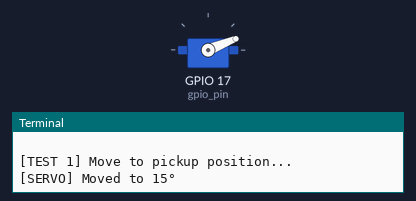
A program run on a simulated Raspberry Pi (BCM pin numbers). Parts: servo, the last lines printed to the terminal. Servo angles are drawn from the pulse width (0.5 ms = 0°, 2.5 ms = 180°). At 35.4 s the program stops and its outputs stay as they are.

Above: at 0.8 s.
At 11.5 s:
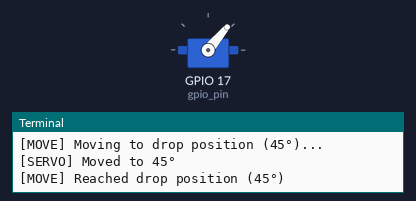
At 21.2 s:
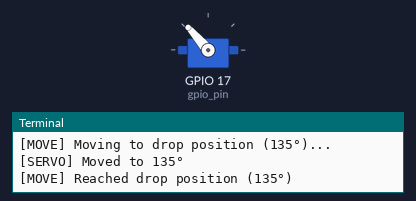
At 35.4 s:
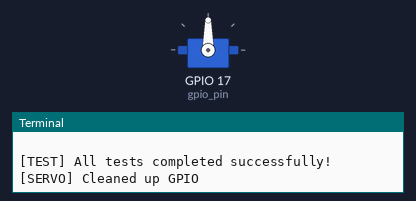
Timing chart, 0 to 36.9 s (numbered marks = the images above):
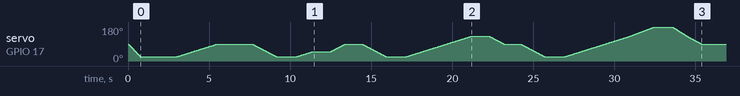

The program:

servo_controller.py
```python
import RPi.GPIO as GPIO
import time

# ==========================================
# SERVO CONTROLLER FOR PICK & PLACE
# ==========================================

class ServoController:
    """
    Servo motor controller for automated pick-and-place system

    Fixed Pickup Position: 15 degrees (middle)
    Drop Positions: 45°, 90°, 135°, 180° (configurable)
    """

    def __init__(self, gpio_pin=17, frequency=50):
        """
        Initialize servo controller

        Args:
            gpio_pin: GPIO pin number connected to servo
            frequency: PWM frequency (50Hz standard for servos)
        """
        self.gpio_pin = gpio_pin
        self.frequency = frequency

        # Servo calibration - Angle to Duty Cycle mapping
        # Adjust these values based on your servo calibration
        self.angle_map = {
            0: 2.5,      # 0 degrees
            15: 3.75,    # 15 degrees (PICKUP ANGLE - MIDDLE)
            45: 5.25,    # 45 degrees
            90: 7.5,     # 90 degrees
            135: 9.75,   # 135 degrees
            180: 12.5    # 180 degrees
        }

        # State tracking
        self.current_angle = 90
        self.is_gripper_open = True

        # GPIO Setup
        GPIO.setmode(GPIO.BCM)
        GPIO.setup(self.gpio_pin, GPIO.OUT)
        self.pwm = GPIO.PWM(self.gpio_pin, self.frequency)
        self.pwm.start(self.get_duty_cycle(90))

        print(f"[SERVO] Initialized on GPIO {gpio_pin}")

    def get_duty_cycle(self, angle):
        """
        Convert angle to PWM duty cycle
        Interpolates between known angle values

        Args:
            angle: Target angle in degrees

        Returns:
            Duty cycle percentage (2.5-12.5)
        """
        # Find surrounding angles for interpolation
        angles = sorted(self.angle_map.keys())

        if angle in self.angle_map:
            return self.angle_map[angle]

        # Linear interpolation
        for i in range(len(angles) - 1):
            if angles[i] <= angle <= angles[i + 1]:
                angle1, angle2 = angles[i], angles[i + 1]
                duty1, duty2 = self.angle_map[angle1], self.angle_map[angle2]

                # Interpolate
                ratio = (angle - angle1) / (angle2 - angle1)
                duty = duty1 + ratio * (duty2 - duty1)
                return duty

        # Out of range - clamp to nearest
        return self.angle_map[angles[0]] if angle < angles[0] else self.angle_map[angles[-1]]

    def move_to_angle(self, target_angle, speed=1):
        """
        Smoothly move servo to target angle

        Args:
            target_angle: Target angle in degrees
            speed: Movement speed (1=fastest, lower=slower)
        """
        steps = int(abs(target_angle - self.current_angle) / speed)
        steps = max(steps, 1)

        angle_step = (target_angle - self.current_angle) / steps

        for i in range(steps + 1):
            intermediate_angle = self.current_angle + (angle_step * i)
            duty_cycle = self.get_duty_cycle(intermediate_angle)
            self.pwm.ChangeDutyCycle(duty_cycle)
            time.sleep(0.01)

        self.current_angle = target_angle
        print(f"[SERVO] Moved to {target_angle}°")

    def pickup(self):
        """
        Move to pickup position (15 degrees - middle)
        and close gripper
        """
        print("[PICKUP] Moving to pickup position (15°)...")
        self.move_to_angle(15, speed=0.5)

        print("[PICKUP] Closing gripper...")
        time.sleep(0.5)  # Close gripper (adjust timing as needed)
        self.is_gripper_open = False

        print("[PICKUP] Object picked!")

    def move_to_drop_position(self, drop_angle):
        """
        Move picked object to drop position

        Args:
            drop_angle: Drop angle (45, 90, 135, or 180)
        """
        if drop_angle not in [45, 90, 135, 180]:
            print(f"[ERROR] Invalid drop angle {drop_angle}. Use 45, 90, 135, or 180")
            return False

        print(f"[MOVE] Moving to drop position ({drop_angle}°)...")
        self.move_to_angle(drop_angle, speed=0.3)

        print(f"[MOVE] Reached drop position ({drop_angle}°)")
        return True

    def drop(self):
        """
        Open gripper to drop the object
        """
        print("[DROP] Opening gripper...")
        time.sleep(0.5)  # Open gripper (adjust timing as needed)
        self.is_gripper_open = True

        print("[DROP] Object dropped!")

    def execute_pick_and_place(self, drop_angle):
        """
        Complete pick-and-place cycle

        Sequence:
        1. Move to pickup position (15°)
        2. Close gripper (pickup)
        3. Move to drop position
        4. Open gripper (drop)
        5. Return to home (90°)

        Args:
            drop_angle: Where to drop the object (45, 90, 135, 180)
        """
        print("\n" + "="*50)
        print("PICK & PLACE CYCLE STARTED")
        print("="*50)

        # Step 1: Move to pickup
        self.move_to_angle(15, speed=0.5)
        time.sleep(0.2)

        # Step 2: Pickup
        self.pickup()
        time.sleep(0.5)

        # Step 3: Move to drop position
        if not self.move_to_drop_position(drop_angle):
            return False
        time.sleep(0.3)

        # Step 4: Drop
        self.drop()
        time.sleep(0.3)

        # Step 5: Return to home
        print("[HOME] Returning to home position (90°)...")
        self.move_to_angle(90, speed=0.5)

        print("="*50)
        print("PICK & PLACE CYCLE COMPLETED")
        print("="*50 + "\n")

        return True

    def calibrate(self):
        """
        Calibration routine to fine-tune servo angles
        Helps identify correct PWM values for your servo
        """
        print("\n[CALIBRATE] Starting servo calibration...")
        print("[CALIBRATE] Testing angles: 0°, 45°, 90°, 135°, 180°")

        for angle in [0, 45, 90, 135, 180]:
            print(f"\n[CALIBRATE] Moving to {angle}°...")
            self.move_to_angle(angle)
            input(f"[CALIBRATE] Press Enter when satisfied with {angle}° position...")

        print("[CALIBRATE] Calibration complete!")

    def cleanup(self):
        """
        Clean up GPIO and stop PWM
        """
        self.pwm.stop()
        GPIO.cleanup()
        print("[SERVO] Cleaned up GPIO")


# ==========================================
# TEST FUNCTION
# ==========================================

def test_servo():
    """
    Test servo controller with sample pick-and-place operations
    """
    servo = ServoController(gpio_pin=17)

    try:
        # Test 1: Move to pickup position
        print("\n[TEST 1] Move to pickup position...")
        servo.move_to_angle(15)
        time.sleep(1)

        # Test 2: Complete pick and place cycle to 90°
        print("\n[TEST 2] Full pick-and-place cycle to 90°...")
        servo.execute_pick_and_place(90)
        time.sleep(1)

        # Test 3: Pick and place to 45°
        print("\n[TEST 3] Full pick-and-place cycle to 45°...")
        servo.execute_pick_and_place(45)
        time.sleep(1)

        # Test 4: Pick and place to 135°
        print("\n[TEST 4] Full pick-and-place cycle to 135°...")
        servo.execute_pick_and_place(135)
        time.sleep(1)

        # Test 5: Pick and place to 180°
        print("\n[TEST 5] Full pick-and-place cycle to 180°...")
        servo.execute_pick_and_place(180)

        print("\n[TEST] All tests completed successfully!")

    except KeyboardInterrupt:
        print("\n[TEST] Interrupted by user")

    finally:
        servo.cleanup()


if __name__ == "__main__":
    test_servo()
```
